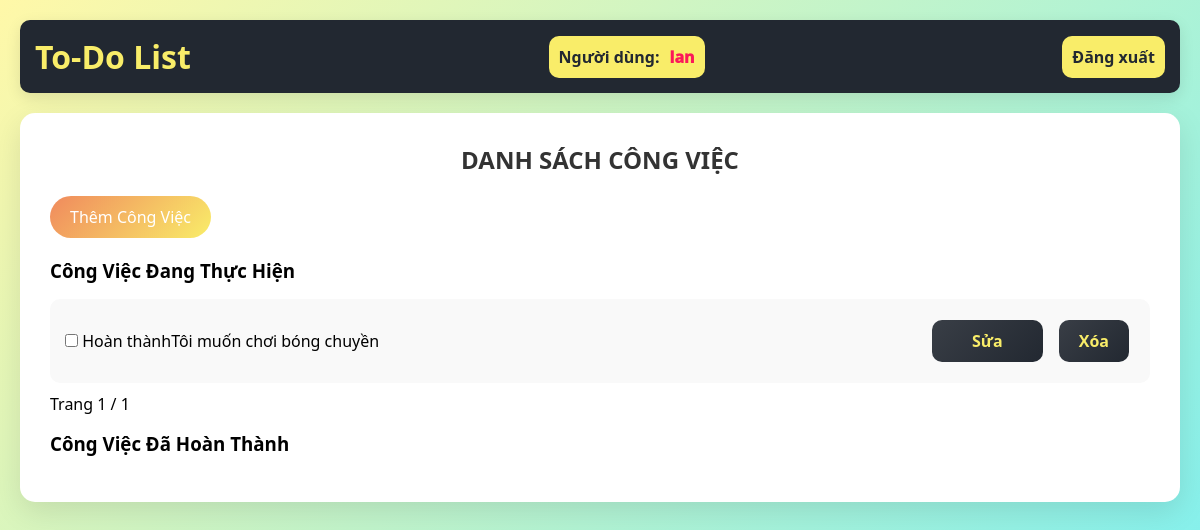
Page / (signed in) on the earlier database version.
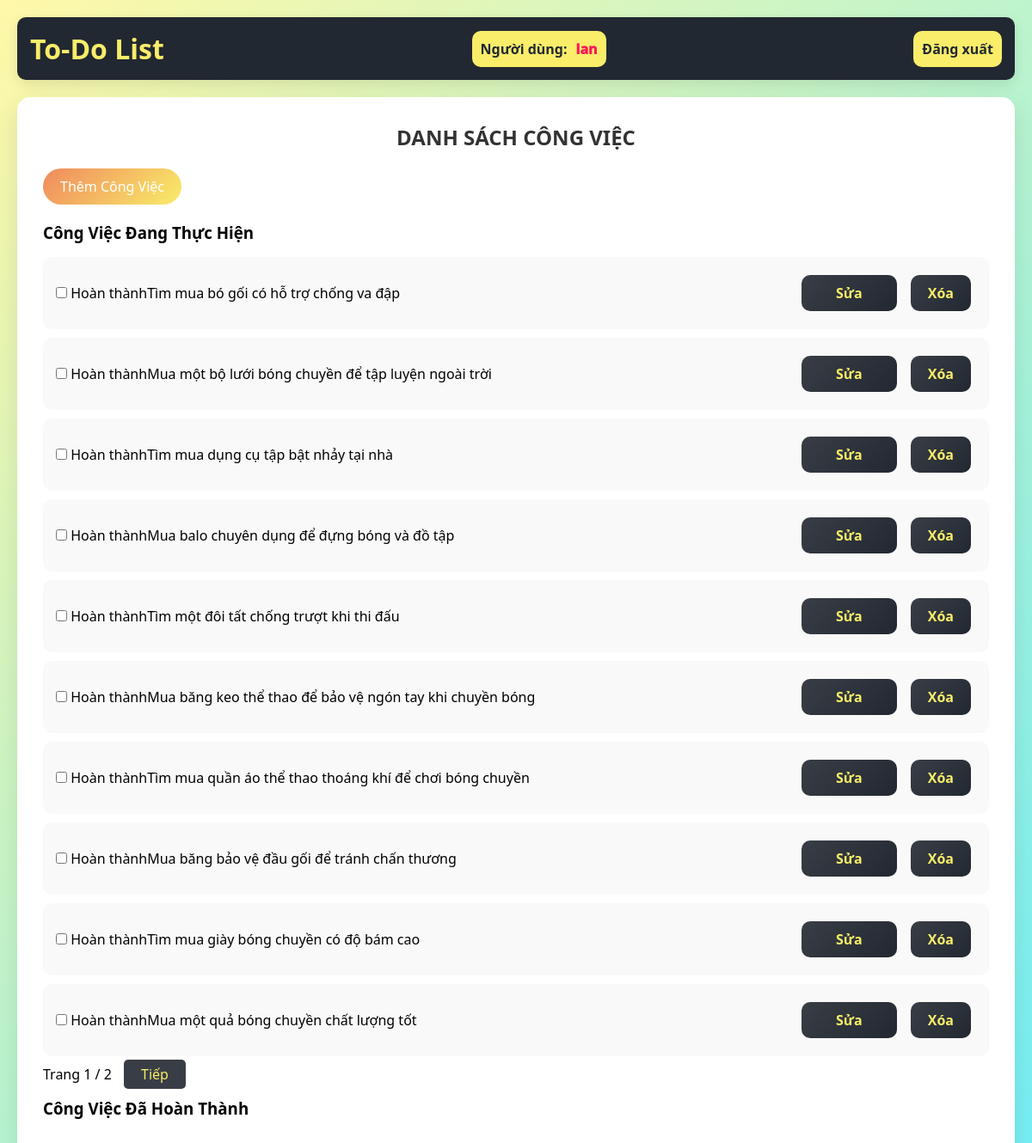
Same page on the later database version.
### tables this page shows
CREATE TABLE user (
  id INTEGER PRIMARY KEY,
  email TEXT UNIQUE NOT NULL,
  username TEXT UNIQUE NOT NULL,
  password TEXT NOT NULL,
  role TEXT NOT NULL DEFAULT 'user',
  blocked INTEGER NOT NULL DEFAULT 0
);

CREATE TABLE todo (
  id INTEGER PRIMARY KEY AUTOINCREMENT,
  user_id INTEGER NOT NULL,
  title TEXT NOT NULL,
  completed INTEGER NOT NULL DEFAULT 0,
  FOREIGN KEY (user_id) REFERENCES user (id)
);

### flaskr/blog.py (the view)
@bp.route('/')
@login_required
def index():
    db = get_db()
    page = request.args.get('page', 1, type=int)
    per_page = 10  # Số công việc hiển thị trên mỗi trang
    offset = (page - 1) * per_page
    todos = db.execute(
        'SELECT * FROM todo WHERE user_id = ? AND completed = 0 ORDER BY id DESC LIMIT ? OFFSET ?',
        (g.user['id'], per_page, offset)
    ).fetchall()
    total_todos = db.execute(
        'SELECT COUNT(*) FROM todo WHERE user_id = ? AND completed = 0',
        (g.user['id'],)
    ).fetchone()[0]
    total_pages = (total_todos + per_page - 1) // per_page  # Tính tổng số trang
    completed_todos = db.execute(
        'SELECT * FROM todo WHERE user_id = ? AND completed = 1 ORDER BY id DESC',
        (g.user['id'],)
    ).fetchall()
    return render_template('blog/index.html', todos=todos, completed_todos=completed_todos, page=page, total_pages=total_pages)

### flaskr/auth.py (called while the page is built)
@bp.before_app_request
def load_logged_in_user():
    user_id = session.get('user_id')
    if user_id is None:
        g.user = None
    else:
        g.user = get_db().execute(
            'SELECT * FROM user WHERE id = ?', (user_id,)
        ).fetchone()

def login_required(view):
    @functools.wraps(view)
    def wrapped_view(**kwargs):
        if g.user is None:
            return redirect(url_for('auth.login'))
        return view(**kwargs)
    return wrapped_view

### flaskr/db.py (called while the page is built)
def get_db():
    if 'db' not in g:
        g.db = sqlite3.connect(
            current_app.config['DATABASE'],
            detect_types=sqlite3.PARSE_DECLTYPES
        )
        g.db.row_factory = sqlite3.Row
    return g.db

### flaskr/templates/blog/index.html (shortened to what this page needs)
{% extends "base.html" %}
{% block content %}
    <h2>DANH SÁCH CÔNG VIỆC</h2>
    <a href="{{ url_for('blog.create') }}" class="add-btn">Thêm Công Việc</a>
    <h3>Công Việc Đang Thực Hiện</h3>
    <ul class="todo-list" id="todo-list">
        {% for todo in todos %}
            <li class="todo-item {% if todo['completed'] %}completed{% endif %}" id="todo-{{ todo['id'] }}">
                <div>
                    <input type="checkbox" name="completed"
                        onchange="toggleCompleted({{ todo['id'] }}, this.checked)">
                    <label>Hoàn thành</label>
                </div>
                <span>{{ todo['title'] }}</span>
                <div>
                    <button><a href="{{ url_for('blog.update', id=todo['id']) }}">Sửa</a></button>
                    <form action="{{ url_for('blog.delete', id=todo['id']) }}" method="post" style="display:inline;">
                        <button type="submit" class="delete-btn">Xóa</button>
                    </form>
                </div>
            </li>
        {% endfor %}
    </ul>
    <div class="pagination">
        <span>Trang {{ page }} / {{ total_pages }}</span>
        {% if page < total_pages %}
            <a href="{{ url_for('blog.index', page=page+1) }}" class="next">Tiếp</a>
        {% endif %}
    </div>
    <div class="completed-todo">
        <h3>Công Việc Đã Hoàn Thành</h3>
    </div>
{% endblock %}

### flaskr/templates/base.html (shortened to what this page needs)
<!DOCTYPE html>
<html lang="vi">
<head>
    <link rel="stylesheet" href="{{ url_for('static', filename='style.css') }}">
</head>
<body>
    <nav>
        <h1>To-Do List</h1>
        {% if g.user %}
            <div>
                <P>Người dùng:</P>
                <span>{{ g.user['username'] }}</span>
            </div>
            <a href="{{ url_for('auth.logout') }}">Đăng xuất</a>
        {% else %}
            <a href="{{ url_for('auth.login') }}">Đăng nhập</a>
            <a href="{{ url_for('auth.register') }}">Đăng ký</a>
        {% endif %}
    </nav>
    <section class="content">
        {% block content %}{% endblock %}
    </section>
</body>
</html>

### flaskr/static/style.css (style rules this page uses)
:root { --cyan: #00ADB5; --light_cyan: #18e6e6; --green: #00df64; --black: #393E46; --white: #EEEEEE; --dark: #222831; --yellow: #F9ED69; --orange: #F08A5D; --red: #fb1859; --purple: #6A2C70; }
* { margin: 0; padding: 0; box-sizing: border-box; font-family: 'Segoe UI', Tahoma, Geneva, Verdana, sans-serif; }
body { min-height: 100vh; background: linear-gradient(135deg, #fff8a8, #74eff6); padding: 20px; }
nav { background: var(--dark); padding: 15px; border-radius: 10px; margin-bottom: 20px; display: flex; justify-content: space-between; align-items: center; box-shadow: 0 5px 15px rgba(0, 0, 0, 0.1); color: var(--white) ; }
nav h1 { color: var(--yellow); font-size: xx-large; font-weight: bold; }
nav div { color: var(--white); display: flex; background-color: var(--yellow); border-radius: 10px; padding: 10px 10px; }
nav div p { margin-right: 10px; font-weight: 600; color: var(--dark); }
nav div span { color: var(--yellow); font-weight: 1000; color: var(--red); }
nav a { color: var(--white); text-decoration: none; border-radius: 10px; padding: 5px 10px; background-color: var(--yellow); color: var(--dark); font-weight: 600; padding: 10px 10px; transition: transform 0.3s ease; }
.content { margin: 0 auto; background: white; padding: 30px; border-radius: 15px; box-shadow: 0 10px 30px rgba(0, 0, 0, 0.1); }
h2 { color: #333; margin-bottom: 20px; text-align: center; }
form { display: flex; flex-direction: column; justify-content: center; }
button { padding: 10px; background: linear-gradient(135deg, var(--black), var(--dark)); border: none; border-radius: 25px; color: var(--yellow); font-size: 16px; cursor: pointer; transition: transform 0.3s ease; font-weight: 600; margin: 6px; }
.add-btn { display: inline-block; padding: 10px 20px; background: linear-gradient(135deg, var(--orange), var(--yellow)); color: white; text-decoration: none; border-radius: 25px; margin-bottom: 20px; }
.todo-list { list-style: none; }
.todo-item { display: flex; align-items: center; padding: 15px; background: #f9f9f9; border-radius: 10px; margin-bottom: 10px; }
.todo-item span { flex: 1; margin-right: 15px; }
.todo-item a, .delete-btn { border-radius: 10px; text-decoration: none; }
.todo-item a { color: var(--yellow); padding: 10px 20px; }
.todo-item button { padding: 10px 20px; border-radius: 10px; }
.prev, .next { margin-top: 10px; background-color: var(--black); color: var(--yellow); border-radius: 5px; padding: 6px 20px; margin-right: 10px; text-decoration: none; }
.next { margin-left: 10px; }
.todo-item { opacity: 1; transition: opacity 0.5s ease, transform 0.5s ease; }
.completed-todo { margin-top: 16px; }
h3 { margin-bottom: 16px; }

Differences in the rows shown:
no longer on this page (row unchanged): todo: title "Tôi muốn chơi bóng chuyền"
added todo: title "Tìm mua bó gối có hỗ trợ chống va đập"
added todo: title "Mua một bộ lưới bóng chuyền để tập luyện ngoài trời"
added todo: title "Tìm mua dụng cụ tập bật nhảy tại nhà"
added todo: title "Mua balo chuyên dụng để đựng bóng và đồ tập"
added todo: title "Tìm một đôi tất chống trượt khi thi đấu"
added todo: title "Mua băng keo thể thao để bảo vệ ngón tay khi chuyền bóng"
added todo: title "Tìm mua quần áo thể thao thoáng khí để chơi bóng chuyền"
added todo: title "Mua băng bảo vệ đầu gối để tránh chấn thương"
added todo: title "Tìm mua giày bóng chuyền có độ bám cao"
added todo: title "Mua một quả bóng chuyền chất lượng tốt"
Other differences:
{{ total_pages }}: "1" → "2"
text now shown: "Tiếp"
